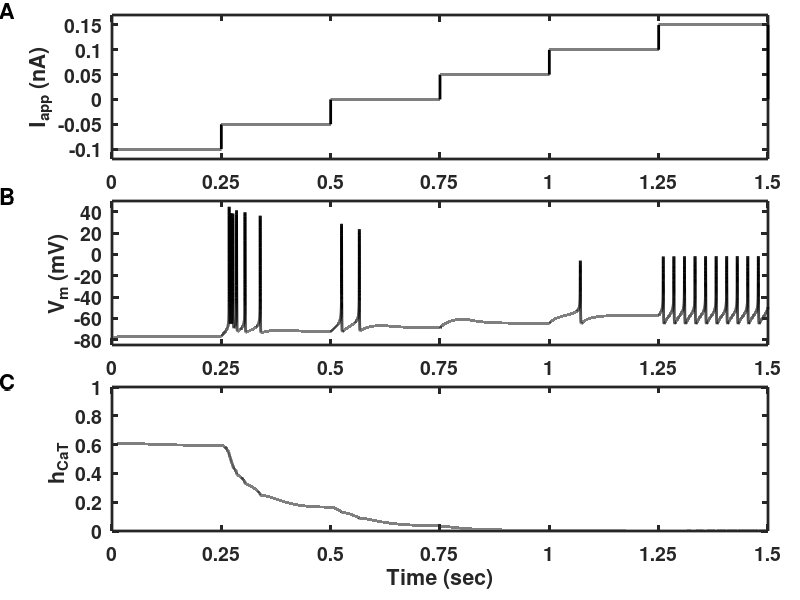

Write MATLAB code to recreate this figure.
% Figure_4_12.m
% This model contains a T-type Calcium current to generate a
% post-inhibitory rebound as a model of thalamic relay cells.
% The code will step from a hyperpolarizing applied current in 5 increments
% of decreasing hyperpolarization to depolarization.
%
% This code is used to produce Figure 4.12 in the textbook 
% An Introductory Course in Computational Neuroscience
% [redacted]
%
%%%%%%%%%%%%%%%%%%%%%%%%%%%%%%%%%%%%%%%%%%%%%%%%%%%%%%%%%%%%%%%%%%%%%%%%%%%
clear;                  % clear memory of prior variables

%% Simulation parameters for Fig. 4.12
dt = 0.00001;       % small time-step when action potentials are simulated
istart = 0.5;       % time applied current starts
I0=-0.1e-9;         % Initial hyperpolarizing current
Istep= 0.05e-9;     % magnitude of each step in the current
Nsteps = 6;         % Number of values of applied current
steplength = 0.25;  % Duration of each step of constant current
tmax = Nsteps*steplength;   % Total simulation time
nsteplength = round(steplength/dt); % No. of time points per current step
t=0:dt:tmax;        % time vector

%% Parameters for the Thalamic rebound model used here
E_L = -0.070;       % leak reversal potential
E_Na = 0.055;       % reversal for sodium channels
E_K = -0.090;       % reversal for potassium channels
E_Ca = 0.120        % reversal potential for Ca current

G_L = 11e-9;        % leak conductance in Siemens 
G_Na = 2.5e-6;      % sodium conductance
G_K = 1.5e-6;       % potassium conductance
G_CaT = 0.19e-6;    % T-type calcium conductance

Cm = 0.1e-9;        % membrane capacitance in Farads 

%% Initialize variables used in the simulation
I_L= zeros(size(t));    % to store leak current
I_Na= zeros(size(t));   % to store sodium current
I_K= zeros(size(t));    % to store potassium current
I_CaT = zeros(size(t)); % to store T-type calcium current

V=zeros(size(t));   % membrane potential vector
V(1) = -0.078;      % initialize membrane potential
n=zeros(size(t));   % n: potassium activation gating variable
n(1) = 0.025;       % initialize near steady state
m=zeros(size(t));   % m: sodium activation gating variable
m(1) = 0.005;       % initialize near steady state
h=zeros(size(t));   % h: sodim inactivation gating variplot(t,V)able
h(1) = 0.6;         % initialize near steady state

mca=zeros(size(t)); % CaT current activation gating variable
mca(1) = 0.025;     % initialize near steady state   
hca=zeros(size(t)); % CaT current inactivation gating variable
hca(1) = 0.6;       % initialize near steady state

Iapp=zeros(size(t)); % Applied current vector
for step = 1:Nsteps;                    % Loop through current steps
    istart = (step-1)*nsteplength+1;    % Index of current onset
    istop = step*nsteplength;           % Index of current offset
    Iapp(istart:istop) = I0+(step-1)*Istep; % Set applied current
end

Itot=zeros(size(t)); % in case we want to plot and look at the total current

%% Commence the simulation through time

for i = 2:length(t); % now see how things change through time
    Vm = V(i-1); 
    
    % Sodium and potassium gating variables are defined by the
    % voltage-dependent transition rates between states, labeled alpha and
    % beta. Written out from Dayan/Abbott, units are 1/sec.
    if ( Vm == -35 ) 
        alpha_m = 1e3;
    else 
        alpha_m = 1e5*(Vm+0.035)/(1-exp(-100*(Vm+0.035)));
    end
    beta_m = 4000*exp(-(Vm+0.060)/0.018);

    % Now sodium inactivation rate constants
    alpha_h = 350*exp(-50*(Vm+0.058));
    beta_h = 5000/(1+exp(-100*(Vm+0.028)));
    
    % Now potassium activation rate constants (the "if" prevents a divide
    % by zero)
    if ( Vm == -0.034 ) 
       alpha_n = 500;
    else
        alpha_n = 5e4*(Vm+0.034)/(1-exp(-100*(Vm+0.034)));
    end
    beta_n = 625*exp(-12.5*(Vm+0.044));
     
    % From the alpha and beta for each gating variable we find the steady
    % state values (_inf) and the time constants (tau_) for each m,h and n.   
    m_inf = alpha_m/(alpha_m+beta_m);
    
    tau_h = 1/(alpha_h+beta_h);      % time constant converted from ms to sec
    h_inf = alpha_h/(alpha_h+beta_h);
    
    tau_n = 1/(alpha_n+beta_n);      % time constant converted from ms to sec
    n_inf = alpha_n/(alpha_n+beta_n);   
    
    % for the Ca_T current gating variables are given by formulae for the 
    % steady states and time constants:    
    mca_inf = 1/(1+exp(-(Vm+0.052)/0.0074));    % Ca_T activation
    hca_inf = 1/(1+exp(500*(Vm+0.076)));        % Ca_T inactivation
    if ( Vm < -80 ) 
        tau_hca = 1e-3*exp(15*(Vm+0.467));
    else
        tau_hca = 1e-3*(28+exp(-(Vm+0.022)/0.0105));
    end

    m(i) = m_inf;    % Update m, assuming time constant is neglible.
    
    h(i) = h_inf - (h_inf-h(i-1))*exp(-dt/tau_h);    % Update h
    
    n(i) = n_inf - (n_inf-n(i-1))*exp(-dt/tau_n);    % Update n
        
    mca(i) = mca_inf;                           % Update mca instantaneously
    hca(i) = hca_inf - (hca_inf-hca(i-1))*exp(-dt/tau_hca); % update hca
    
    G_Na_now = G_Na*m(i)*m(i)*m(i)*h(i);    % sodium conductance
    I_Na(i-1) = G_Na_now*(E_Na-V(i-1));     % sodium current
    
    G_K_now = G_K*n(i)*n(i)*n(i)*n(i);      % potassium conductance
    I_K(i-1) = G_K_now*(E_K-V(i-1));        % potassium current
    
    G_CaT_now = G_CaT*mca(i)*mca(i)*hca(i); % T-type calcium conductance
    I_CaT(i-1) = G_CaT_now*(E_Ca-V(i-1));   % Calcium T-type current
        
    I_L(i-1) = G_L*(E_L-V(i-1));            % Leak current

    Itot(i-1) = I_L(i-1)+I_Na(i-1)+I_K(i-1) ...
                +I_CaT(i-1) +Iapp(i-1); % total current is sum of leak + active channels + applied current
     
    G_Tot = G_L+G_Na_now+G_K_now+G_CaT_now; % Total conductance

    % V_inf is steady state voltage given all conductances and reversals
    V_inf = (G_L*E_L + G_Na_now*E_Na + G_K_now*E_K  + G_CaT_now*E_Ca+Iapp(i-1))/G_Tot;
        
    % Membrane potential update is via the exponential Euler method
    V(i) = V_inf - (V_inf-V(i-1))*exp(-dt*G_Tot/Cm);  

    
end

%% Now plot the results for Figure 3.12
set(0,'DefaultLineLineWidth',2,...
    'DefaultLineMarkerSize',8, ...
    'DefaultAxesLineWidth',2, ...
    'DefaultAxesFontSize',14,...
    'DefaultAxesFontWeight','Bold');

figure(1)
clf
% First plot the applied current vs time
subplot('Position',[0.14 0.735 0.82 0.24])
plot(t,Iapp*1e9,'k')
ylabel('I_{app} (nA)')
axis([0 tmax -0.12 0.17])
set(gca,'XTick',[0 0.25 0.5 0.75 1 1.25 1.5])

% Next plot the membrane potential vs time
subplot('Position',[0.14 0.425 0.82 0.24])
plot(t,V*1000,'k')
ylabel('V_{m} (mV)')
axis([0 tmax -85 50])
set(gca,'XTick',[0 0.25 0.5 0.75 1 1.25 1.5])

% Finally plot the T-type calcium inactivation variable
subplot('Position',[0.14 0.115 0.82 0.24])
plot(t,hca,'k')
xlabel('Time (sec)')
ylabel('h_{CaT} ')
axis([0 tmax 0 1])
set(gca,'XTick',[0 0.25 0.5 0.75 1 1.25 1.5])

annotation('textbox',[0 0.97 0.03 0.04],'String','A','LineStyle','none','FontSize',16,'FontWeight','Bold')
annotation('textbox',[0 0.66 0.03 0.04],'String','B','LineStyle','none','FontSize',16,'FontWeight','Bold')
annotation('textbox',[0 0.35 0.03 0.04],'String','C','LineStyle','none','FontSize',16,'FontWeight','Bold')


    